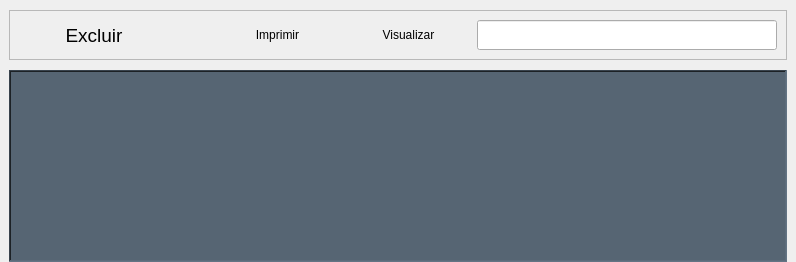
               <widget class="QWidget" name="Entradas">
                <layout class="QVBoxLayout" name="verticalLayout_10">
                 <property name="spacing">
                  <number>10</number>
                 </property>
                 <property name="leftMargin">
                  <number>9</number>
                 </property>
                 <property name="topMargin">
                  <number>10</number>
                 </property>
                 <property name="rightMargin">
                  <number>9</number>
                 </property>
                 <property name="bottomMargin">
                  <number>0</number>
                 </property>
                 <item>
                  <widget class="QFrame" name="fr_entr_cabec">
                   <property name="sizePolicy">
                    <sizepolicy hsizetype="Preferred" vsizetype="Minimum">
                     <horstretch>0</horstretch>
                     <verstretch>0</verstretch>
                    </sizepolicy>
                   </property>
                   <property name="minimumSize">
                    <size>
                     <width>0</width>
                     <height>45</height>
                    </size>
                   </property>
                   <property name="frameShape">
                    <enum>QFrame::StyledPanel</enum>
                   </property>
                   <property name="frameShadow">
                    <enum>QFrame::Raised</enum>
                   </property>
                   <layout class="QHBoxLayout" name="horizontalLayout_6">
                    <item>
                     <widget class="QPushButton" name="pb_entr_excl">
                      <property name="minimumSize">
                       <size>
                        <width>150</width>
                        <height>30</height>
                       </size>
                      </property>
                      <property name="maximumSize">
                       <size>
                        <width>16777215</width>
                        <height>30</height>
                       </size>
                      </property>
                      <property name="font">
                       <font>
                        <family>Arial</family>
                        <pointsize>14</pointsize>
                       </font>
                      </property>
                      <property name="cursor">
                       <cursorShape>PointingHandCursor</cursorShape>
                      </property>
                      <property name="styleSheet">
                       <string notr="true">QPushButton:hover{
	background-color: rgb(255, 0, 0);
	color: rgb(255, 255, 255);
	border-radius: 10px;
}
QPushButton{
	border-radius: 10px;
}</string>
                      </property>
                      <property name="text">
                       <string>Excluir</string>
                      </property>
                     </widget>
                    </item>
                    <item>
                     <spacer name="horizontalSpacer_3">
                      <property name="orientation">
                       <enum>Qt::Horizontal</enum>
                      </property>
                      <property name="sizeHint" stdset="0">
                       <size>
                        <width>40</width>
                        <height>20</height>
                       </size>
                      </property>
                     </spacer>
                    </item>
                    <item>
                     <widget class="QPushButton" name="pb_print_ent">
                      <property name="minimumSize">
                       <size>
                        <width>125</width>
                        <height>30</height>
                       </size>
                      </property>
                      <property name="maximumSize">
                       <size>
                        <width>16777215</width>
                        <height>30</height>
                       </size>
                      </property>
                      <property name="cursor">
                       <cursorShape>PointingHandCursor</cursorShape>
                      </property>
                      <property name="styleSheet">
                       <string notr="true">QPushButton:hover{
	background-color: rgb(13, 154, 201);	
	color: rgb(255, 255, 255);
	border-radius: 10px;
}
QPushButton{
	border-radius: 10px;
}</string>
                      </property>
                      <property name="text">
                       <string>Imprimir</string>
                      </property>
                     </widget>
                    </item>
                    <item>
                     <widget class="QPushButton" name="pb_prever_ent">
                      <property name="minimumSize">
                       <size>
                        <width>125</width>
                        <height>30</height>
                       </size>
                      </property>
                      <property name="maximumSize">
                       <size>
                        <width>16777215</width>
                        <height>30</height>
                       </size>
                      </property>
                      <property name="cursor">
                       <cursorShape>PointingHandCursor</cursorShape>
                      </property>
                      <property name="styleSheet">
                       <string notr="true">QPushButton:hover{
	background-color: rgb(152, 108, 250);
	color: rgb(255, 255, 255);
	border-radius: 10px;
}
QPushButton{
	border-radius: 10px;
}</string>
                      </property>
                      <property name="text">
                       <string>Visualizar</string>
                      </property>
                     </widget>
                    </item>
                    <item>
                     <widget class="QLineEdit" name="le_entr_pesq">
                      <property name="minimumSize">
                       <size>
                        <width>300</width>
                        <height>30</height>
                       </size>
                      </property>
                      <property name="maximumSize">
                       <size>
                        <width>300</width>
                        <height>30</height>
                       </size>
                      </property>
                      <property name="styleSheet">
                       <string notr="true">color: rgb(255, 255, 255);</string>
                      </property>
                      <property name="placeholderText">
                       <string>Pesquisar...</string>
                      </property>
                     </widget>
                    </item>
                   </layout>
                  </widget>
                 </item>
                 <item>
                  <widget class="QTableView" name="tw_entradas">
                   <property name="font">
                    <font>
                     <family>Arial</family>
                     <pointsize>14</pointsize>
                    </font>
                   </property>
                   <property name="cursor" stdset="0">
                    <cursorShape>PointingHandCursor</cursorShape>
                   </property>
                   <property name="styleSheet">
                    <string notr="true">background-color: rgb(86, 101, 115);</string>
                   </property>
                   <property name="frameShape">
                    <enum>QFrame::WinPanel</enum>
                   </property>
                   <property name="lineWidth">
                    <number>2</number>
                   </property>
                   <property name="editTriggers">
                    <set>QAbstractItemView::DoubleClicked|QAbstractItemView::EditKeyPressed</set>
                   </property>
                   <property name="alternatingRowColors">
                    <bool>true</bool>
                   </property>
                   <property name="selectionMode">
                    <enum>QAbstractItemView::SingleSelection</enum>
                   </property>
                   <property name="selectionBehavior">
                    <enum>QAbstractItemView::SelectRows</enum>
                   </property>
                   <attribute name="horizontalHeaderStretchLastSection">
                    <bool>true</bool>
                   </attribute>
                  </widget>
                 </item>
                </layout>
               </widget>
